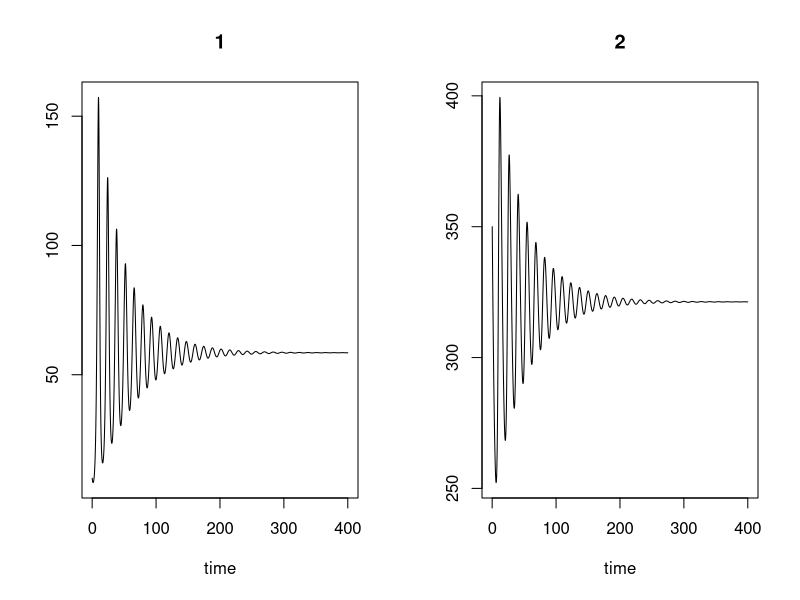

Write R code to recreate this figure. (Note: this script raises an error after producing the figure.)
#### Let's simulate some data, my dudes ####

library(deSolve)
library(dplyr)
library(ggplot2)

# We want to simulate 8 sets of data for each model
  # (1) Full dataset
  # (2) First quarter of time from onset to equilibrium
  # (3) Second quarter of time from onset to equilibrium
  # (4) Third quarter of time from onset to equilibrium
  # (5) Fourth quarter of time from onset to equilibrium
  # (6) First half of time from onset to equilibrium
  # (7) Second half of time from onset to equilibrium
  # (8) Middle half of time from onset to equilibrium
  # (9) Random subset of data (40% kept)
  # (10) Combed data (every 4th row kept)

#### Type II ####

#### (1) FULL DATASET, FROM ONSET OF INFECTION TO EQUILIBRIUM ####
TypeIIFR_Model <- function(t,y,p){
  # Parameter values
  r <- p[1]; O <- p[2]; h <- p[3]
  b <- p[4]; c <- p[5]; u <- p[6]
  # State variables
  P <- y[1]; H <- y[2]
  # ODE model
  dP = P*r - H*(O*P/(1 + O*P*h))
  dH = b + H*(c*(O*P/(1 + O*P*h)) - u)
  list(c(dP,dH))
}
# Parameters
r <- 2.5; O <- 0.008; h <- 0.06
b <- 35; c <- 0.2; u <- 0.2
parms <- c(r,O,h,b,c,u)

# Initial conditions
P0 <- 10; H0 <- 350 # P0 set to 1 to indicate this is beginning of infection; H0 high because you have an immune system in absence of infection, that grows in response to infection (c)
N0 <- c(P0,H0)

# Time points for sol'ns
TT <- seq(0.1,400,0.1) 

# Simulate the model
results <- lsoda(N0,TT,TypeIIFR_Model,parms)

# Extract results
P <- results[,2]; H <- results[,3];

plot(results) # Quick check to make sure these run to equilibrium, which seems to happen super early anyway (around 120 (originally set to 1000))

# Re-name results and make into data frame
TypeII_Full_DF = data.frame(results)
write.csv(TypeII_Full_DF,"/Users/mjarviscross/Desktop/GitHub/FcnalRespProj/20Apr_DetermData", row.names = FALSE)

# Plot
TypeII_Full_Plot <- ggplot(TypeII_Full_DF,aes(x=time))+
  geom_line(aes(y=X1, color="cornflowerblue"))+ # Parasite
  geom_line(aes(y=X2,color="springgreen4"))+ # Host
  labs(title="Full Time-Series; Type II",
       x="Time",
       y="Population Abundance")+
  scale_color_manual(name="Legend",
                     labels=c("Parasite",
                              "Host Immune Cells"),
                     values=c("springgreen4","cornflowerblue"))
TypeII_Full_Plot 

#### SEPARATING DATA INTO SMALLER GROUPS ####

## (2) FIRST QUARTER OF DATA
TypeII_DF_1.30 <- TypeII_Full_DF[-c(301:1200),] # 1-30

TypeII_DF_1.30_Plot <- ggplot(TypeII_DF_1.30,aes(x=time))+
  geom_line(aes(y=X1, color="cornflowerblue"))+ # Parasite
  geom_line(aes(y=X2,color="springgreen4"))+ # Host
  labs(title="First Quarter of TS (1-30)",
       x="Time",
       y="Population Abundance")+
  scale_color_manual(name="Legend",
                     labels=c("Parasite",
                              "Host Immune Cells"),
                     values=c("springgreen4","cornflowerblue"))
TypeII_DF_1.30_Plot

## (3) SECOND QUARTER OF DATA 
TypeII_DF_30.60 <- TypeII_Full_DF[-c(1:299,601:1200),] # 30-60

TypeII_DF_30.60_Plot <- ggplot(TypeII_DF_30.60,aes(x=time))+
  geom_line(aes(y=X1, color="cornflowerblue"))+ # Parasite
  geom_line(aes(y=X2,color="springgreen4"))+ # Host
  labs(title="Second Quarter of TS (30-60)",
       x="Time",
       y="Population Abundance")+
  scale_color_manual(name="Legend",
                     labels=c("Parasite",
                              "Host Immune Cells"),
                     values=c("springgreen4","cornflowerblue"))
TypeII_DF_30.60_Plot

## (4) THIRD QUARTER OF DATA 
TypeII_DF_60.90 <- TypeII_Full_DF[-c(1:599,901:1200),] # 60-90

TypeII_DF_60.90_Plot <- ggplot(TypeII_DF_60.90,aes(x=time))+
  geom_line(aes(y=X1, color="cornflowerblue"))+ # Parasite
  geom_line(aes(y=X2,color="springgreen4"))+ # Host
  labs(title="Third Quarter of TS (60-90)",
       x="Time",
       y="Population Abundance")+
  scale_color_manual(name="Legend",
                     labels=c("Parasite",
                              "Host Immune Cells"),
                     values=c("springgreen4","cornflowerblue"))
TypeII_DF_60.90_Plot

## (5) FOURTH QUARTER OF DATA 
TypeII_DF_90.120 <- TypeII_Full_DF[-c(1:899),] # 90-120

TypeII_DF_90.120_Plot <- ggplot(TypeII_DF_90.120,aes(x=time))+
  geom_line(aes(y=X1, color="cornflowerblue"))+ # Parasite
  geom_line(aes(y=X2,color="springgreen4"))+ # Host
  labs(title="Fourth Quarter of TS (90-120)",
       x="Time",
       y="Population Abundance")+
  scale_color_manual(name="Legend",
                     labels=c("Parasite",
                              "Host Immune Cells"),
                     values=c("springgreen4","cornflowerblue"))
TypeII_DF_90.120_Plot

## (6) FIRST HALF OF DATA 
TypeII_DF_1.60 <- TypeII_Full_DF[-c(601:1200),] # 1-60

TypeII_DF_1.60_Plot <- ggplot(TypeII_DF_1.60,aes(x=time))+
  geom_line(aes(y=X1, color="cornflowerblue"))+ # Parasite
  geom_line(aes(y=X2,color="springgreen4"))+ # Host
  labs(title="First Half of TS (1-60)",
       x="Time",
       y="Population Abundance")+
  scale_color_manual(name="Legend",
                     labels=c("Parasite",
                              "Host Immune Cells"),
                     values=c("springgreen4","cornflowerblue"))
TypeII_DF_1.60_Plot

## (7) SECOND HALF OF DATA 
TypeII_DF_60.120 <- TypeII_Full_DF[-c(1:599),] # 60-120

TypeII_DF_60.120_Plot <- ggplot(TypeII_DF_60.120,aes(x=time))+
  geom_line(aes(y=X1, color="cornflowerblue"))+ # Parasite
  geom_line(aes(y=X2,color="springgreen4"))+ # Host
  labs(title="Second Half of TS (60-120)",
       x="Time",
       y="Population Abundance")+
  scale_color_manual(name="Legend",
                     labels=c("Parasite",
                              "Host Immune Cells"),
                     values=c("springgreen4","cornflowerblue"))
TypeII_DF_60.120_Plot

## (8) MIDDLE HALF OF DATA 
TypeII_DF_30.90 <- TypeII_Full_DF[-c(1:299,901:1200),] # 30-90

TypeII_DF_30.90_Plot <- ggplot(TypeII_DF_30.90,aes(x=time))+
  geom_line(aes(y=X1, color="cornflowerblue"))+ # Parasite
  geom_line(aes(y=X2,color="springgreen4"))+ # Host
  labs(title="Middle Half of TS (30-90)",
       x="Time",
       y="Population Abundance")+
  scale_color_manual(name="Legend",
                     labels=c("Parasite",
                              "Host Immune Cells"),
                     values=c("springgreen4","cornflowerblue"))
TypeII_DF_30.90_Plot

## (9) RANDOM SUBSET OF DATA (40% KEPT)
nrow(TypeII_Full_DF) # 1200
TypeII_Subset_DF <- TypeII_Full_DF[sample(nrow(TypeII_Full_DF),480),] # Randomly select 40% of data
TypeII_Subset_DF <- TypeII_Subset_DF %>% arrange(time) # Arrange in chronological order

TypeII_Subset_DF_Plot <- ggplot(TypeII_Subset_DF,aes(x=time))+
  geom_line(aes(y=X1, color="cornflowerblue"))+ # Parasite
  geom_line(aes(y=X2,color="springgreen4"))+ # Host
  labs(title="Randomly Sampled Data (40%)",
       x="Time",
       y="Population Abundance")+
  scale_color_manual(name="Legend",
                     labels=c("Parasite",
                              "Host Immune Cells"),
                     values=c("springgreen4","cornflowerblue"))
TypeII_Subset_DF_Plot

## (10) COMBED DATA (EVERY 4TH ROW KEPT)
toDelete <- seq(1, nrow(TypeII_Full_DF), 2)
TypeII_Combed_DF <- TypeII_Full_DF[toDelete,]
# Do it again
toDelete <- seq(1, nrow(TypeII_Combed_DF), 2)
TypeII_Combed_DF <- TypeII_Combed_DF[toDelete,] # 300 rows

TypeII_Combed_DF_Plot <- ggplot(TypeII_Combed_DF,aes(x=time))+
  geom_line(aes(y=X1, color="cornflowerblue"))+ # Parasite
  geom_line(aes(y=X2,color="springgreen4"))+ # Host
  labs(title="Combed Data (Every 4th Row Present)",
       x="Time",
       y="Population Abundance")+
  scale_color_manual(name="Legend",
                     labels=c("Parasite",
                              "Host Immune Cells"),
                     values=c("springgreen4","cornflowerblue"))
TypeII_Combed_DF_Plot

#### Type III ####

#### (1) FULL DATASET, FROM ONSET OF INFECTION TO EQUILIBRIUM ####
TypeIIIFR_Model <- function(t,y,p){
  # Parameter values
  r <- p[1]; O <- p[2]; h <- p[3]
  b <- p[4]; c <- p[5]; u <- p[6]
  # State variables
  P <- y[1]; H <- y[2]
  # ODE model
  dP = P*r - H*(O*(P^2)/(1 + O*(P^2)*h))
  dH = b + H*(c*(O*(P^2)/(1 + O*(P^2)*h)) - u)
  list(c(dP,dH))
}
# Parameters
r <- 2.7; O <- 0.0012; h <- 10
b <- 18; c <- 0.02; u <- 0.6

# Initial conditions
P0 <- 1; H0 <- 18 # P0 set to 1 to indicate this is beginning of infection; H0 high because you have an immune system in absence of infection, that grows in response to infection (c)
N0 <- c(P0,H0)

# Time points for sol'ns
TT <- seq(0.1,200,0.1) # THIS SYSTEM TECHNICALLY EQUILIBRIATES AT 2288 (~230 TIME STEPS)!

# Simulate the model
results <- lsoda(N0,TT,TypeIIIFR_Model,parms)

# Extract results
P <- results[,2]; H <- results[,3];

plot(results) # Quick check to make sure these run to equilibrium, which seems to happen super early anyway (around 120 (originally set to 1000))

# Re-name results and make into data frame
TypeIII_Full_DF = data.frame(results)

# Plot
TypeIII_Full_Plot <- ggplot(TypeIII_Full_DF,aes(x=time))+
  geom_line(aes(y=X1, color="cornflowerblue"))+ # Parasite
  geom_line(aes(y=X2,color="springgreen4"))+ # Host
  labs(title="Full Time-Series (1-120)",
       x="Time",
       y="Population Abundance")+
  scale_color_manual(name="Legend",
                     labels=c("Parasite",
                              "Host Immune Cells"),
                     values=c("springgreen4","cornflowerblue"))
TypeIII_Full_Plot

####

TypeIIIFR_Model <- function(t,y,p){
  # Parameter values
  r <- p[1]; O <- p[2]; h <- p[3]
  b <- p[4]; c <- p[5]; u <- p[6]
  # State variables
  P <- y[1]; H <- y[2]
  # ODE model
  dP = P*r - H*(O*(P^2)/(1 + O*(P^2)*h))
  dH = b + H*(c*(O*(P^2)/(1 + O*(P^2)*h)) - u)
  list(c(dP,dH))
}
# Parameters
r <- 2.7; O <- 0.0012; h <- 10
b <- 18; c <- 0.02; u <- 0.6

# Initial conditions
P0 <- 100; H0 <- 350 # P0 set to 1 to indicate this is beginning of infection; H0 high because you have an immune system in absence of infection, that grows in response to infection (c)
N0 <- c(P0,H0)

# Time points for sol'ns
TT <- seq(0.1,200,0.1) # THIS SYSTEM TECHNICALLY EQUILIBRIATES AT 2288 (~230 TIME STEPS)!

# Simulate the model
results <- lsoda(N0,TT,TypeIIIFR_Model,parms)

# Extract results
P <- results[,2]; H <- results[,3];

plot(results) # Quick check to make sure these run to equilibrium, which seems to happen super early anyway (around 120 (originally set to 1000))

# Re-name results and make into data frame
TypeIII_Full_DF = data.frame(results)

# Plot
TypeIII_Full_Plot <- ggplot(TypeIII_Full_DF,aes(x=time))+
  geom_line(aes(y=X1, color="cornflowerblue"))+ # Parasite
  geom_line(aes(y=X2,color="springgreen4"))+ # Host
  labs(title="Full Time-Series (1-120)",
       x="Time",
       y="Population Abundance")+
  scale_color_manual(name="Legend",
                     labels=c("Parasite",
                              "Host Immune Cells"),
                     values=c("springgreen4","cornflowerblue"))
TypeIII_Full_Plot
